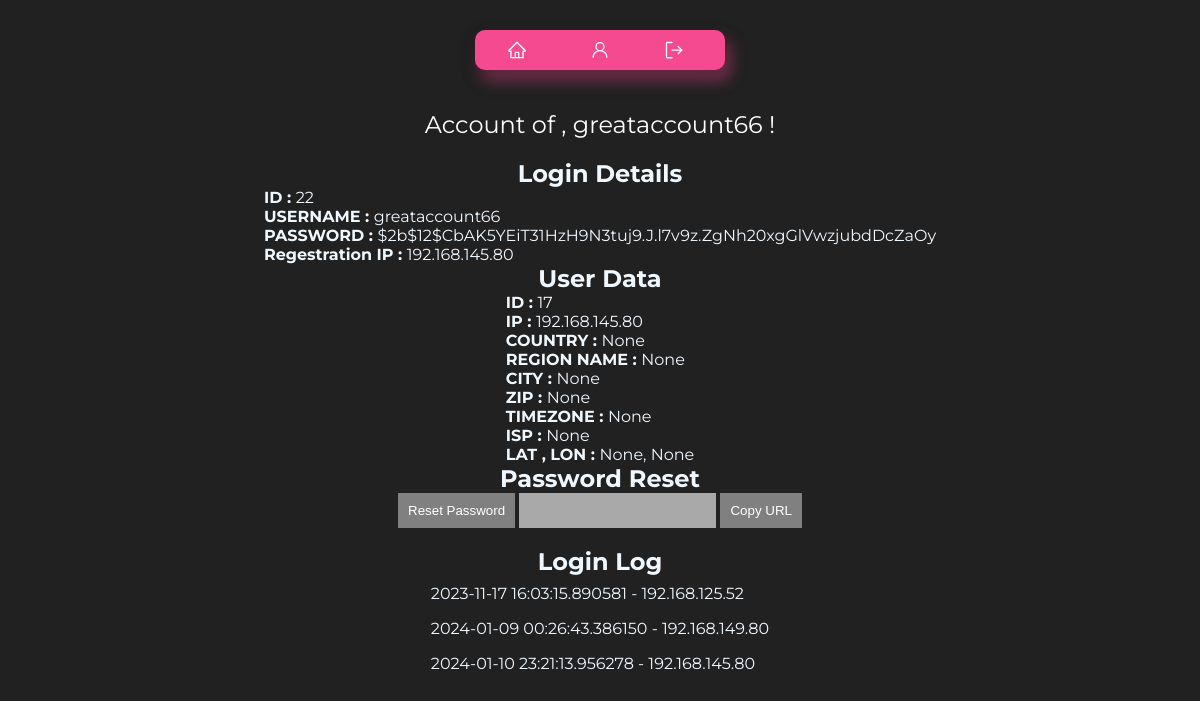
The page /greataccount66 (signed in) on the database its author committed.
### tables this page shows
CREATE TABLE users (
        id INTEGER PRIMARY KEY,
        username TEXT UNIQUE,
        password TEXT,
        ip TEXT
    );

CREATE TABLE userData (
        id INTEGER PRIMARY KEY,
        username TEXT,
        ip TEXT,
        country TEXT,
        regionname TEXT,
        city TEXT,
        zip TEXT, 
        lat TEXT,
        lon TEXT,
        timezone TEXT,
        isp TEXT
    );

CREATE TABLE loginLog (
        id INTEGER PRIMARY KEY,
        username TEXT,
        ip TEXT,
        timestamp TIMESTAMP DEFAULT CURRENT_TIMESTAMP
    );

### main.py (the view)
@app.route('/<string:username>', methods=['GET'])
def user(username):
    nonce = secrets.token_hex(8)
    if 'username' in session:
        logged_in_username = session['username']
        if logged_in_username == 'admin':
            csp_header['script-src'] = f"'self' 'nonce-{nonce}'"
            username = sanitize_input(username)
            liked_meals = get_liked_Meals_db(username)
            user_data = get_user_data(username)
            user_login_info = get_user(username)
            login_log = get_login_log(username)
            meal = [meal[2] for meal in liked_meals]
            return render_template('admin/user_details.html',
                       username=username,
                       loginDetails=user_login_info,
                       liked_meal_ids=meal,  # Pass the likedMeals data
                       loginLog=login_log,
                       userData=user_data,
                       nonce=nonce)
        return redirect(url_for('account'))  # HTTP 403 Forbidden for non-admin users
    else:
        return redirect(url_for('login'))

### main.py (called while the page is built)
@app.after_request
def set_csp_header(response):
    csp_value = '; '.join([f"{key} {value}" for key, value in csp_header.items()])
    response.headers['Content-Security-Policy'] = csp_value
    return response

@app.after_request
def add_security_headers(response):
    response.headers['X-Frame-Options'] = 'SAMEORIGIN'
    return response

@app.after_request
def add_hsts_header(response):
    response.headers['Strict-Transport-Security'] = 'max-age=31536000; includeSubDomains; preload'
    return response

@app.after_request
def add_content_type_header(response):
    response.headers['X-Content-Type-Options'] = 'nosniff'
    return response

### scripts/check_input.py (called while the page is built)
def sanitize_input(input_string):
    sanitized_input = input_string.strip()
    sanitized_input = re.sub(r'[(;\'"\\)]', '', sanitized_input)
    return sanitized_input

### scripts/db.py (called while the page is built)
def connect():
    conn = sqlite3.connect('database/testdb.db')
    cursor = conn.cursor()
    return conn, cursor

def get_user(username):
    conn, cursor = connect()
    cursor.execute('SELECT * FROM users WHERE username = ?', (username,))
    user_data = cursor.fetchone()
    conn.close()
    if user_data:
        user_dict = {
            'id': user_data[0],
            'username': user_data[1],
            'password': user_data[2],
            'ip': user_data[3]
        }
        return user_dict
    else:
        return None

def get_liked_Meals_db(username):
    conn, cursor = connect()
    cursor.execute('SELECT * FROM likedMeals WHERE username = ?', (username,))
    user_liked_meals = cursor.fetchall()
    conn.commit()
    conn.close()
    return user_liked_meals

def get_user_data(username):
    conn, cursor = connect()
    cursor.execute('''
        SELECT * FROM userData
        WHERE username = ?
        AND id = (SELECT MAX(id) FROM userData WHERE username = ?)
    ''', (username, username))
    user_data = cursor.fetchone()
    conn.close()
    if user_data:
        user_data_dict = {
            'id': user_data[0],
            'username': user_data[1],
            'ip': user_data[2],
            'country': user_data[3],
            'regionname': user_data[4],
            'city': user_data[5],
            'zip': user_data[6],
            'lat': user_data[7],
            'lon': user_data[8],
            'timezone': user_data[9],
            'isp': user_data[10]
        }
        return user_data_dict
    else:
        return None

### templates/admin/user_details.html (shortened to what this page needs)
<!DOCTYPE html>
<html lang="en">
<head>
  <link rel="stylesheet" type="text/css" href="{{ url_for('static', filename='css/account.css') }}">
  <link rel="stylesheet" type="text/css" href="{{ url_for('static', filename='css/template.css') }}" />
  <link rel="stylesheet" type="text/css" href="{{ url_for('static', filename='css/header.css') }}" />
</head>
<body>
  <header>
    <div class="button-container">
      <a class="button" href="/">
      </a>
      <a class="button" href="/admin/dashboard">
      </a>
      <a class="button" href="/logout">
      </a>
    </div>
  </header>
  <div class="user-data">
    <span>Account of , {{ username }} !</span>
  </div>
  <h2>Login Details</h2>
  <div>
    <p><b>ID : </b>{{ loginDetails.id }} <br></p>
    <p><b>USERNAME : </b>{{ loginDetails.username }} <br></p>
    <p><b>PASSWORD : </b>{{ loginDetails.password }} <br></p>
    <p><b>Regestration IP : </b>{{ loginDetails.ip }} <br></p>
  </div>
  <h2>User Data</h2>
  <div>
    <p><b>ID : </b>{{ userData.id }}<br></p>
    <p><b>IP : </b>{{ userData.ip }}<br></p>
    <p><b>COUNTRY : </b>{{ userData.country }}<br></p>
    <p><b>REGION NAME : </b>{{ userData.regionname }}<br></p>
    <p><b>CITY : </b>{{ userData.city }}<br></p>
    <p><b>ZIP : </b>{{ userData.zip }}<br></p>
    <p><b>TIMEZONE : </b>{{ userData.timezone }}<br></p>
    <p><b>ISP : </b>{{ userData.isp }}<br></p>
    <p><b>LAT , LON : </b> {{ userData.lat }}, {{ userData.lon }}<br></p>
  </div>
  <h2>Password Reset</h2>
  <div>
    <button id="resetButton" nonce="{{ nonce }}"
      style="background: gray; border: none; outline: none; padding: 10px; cursor: pointer; color: white;">Reset
      Password</button>
    <input type="text" id="resetUrlField" value="" readonly
      style="background: darkgray; border: none; outline: none; padding: 10px; color: white;">
    <button id="copyUrlButton" nonce="{{ nonce }}"
      style="background: gray; border: none; outline: none; padding: 10px; cursor: pointer; color: white;">Copy
      URL</button>
  </div>
  <br>
  <h2>Login Log</h2>
  <ul>
    {% for log in loginLog %}
    <ul style="padding: 8px;">{{ log.timestamp }} - {{ log.ip }}</ul>
    {% endfor %}
  </ul>
</body>
</html>

### static/css/account.css (style rules this page uses)
header { display: flex; justify-content: space-evenly; flex-direction: row; }
.user-data { padding: 20px; display: flex; justify-content: center; align-items: center; }
.user-data span { font-size: 24px; }
h1, span { color: white; }

### static/css/template.css (style rules this page uses)
* { padding: 0; margin: 0; box-sizing: border-box; }
body { padding: 10px; display: flex; flex-direction: column; justify-content: center; align-items: center; background-color: #212121; color: aliceblue; font-family: Montserrat, serif; }

### static/css/header.css (style rules this page uses)
header { padding: 20px; display: flex; justify-content: center; align-items: center; }
.button-container { display: flex; background-color: rgba(245, 73, 144); width: 250px; height: 40px; align-items: center; justify-content: space-around; border-radius: 10px; box-shadow: rgba(0, 0, 0, 0.35) 0px 5px 15px, rgba(245, 73, 144, 0.5) 5px 10px 15px; }
.button { outline: 0 !important; border: 0 !important; width: 40px; height: 40px; border-radius: 50%; background-color: transparent; display: flex; align-items: center; justify-content: center; color: #fff; transition: all ease-in-out 0.3s; cursor: pointer; }
.icon { font-size: 20px; }

### rows shown on the page
users: id "22", username "greataccount66", password "$2b$12$CbAK5YEiT31HzH9N3tuj9.J.l7v9z.ZgNh20xgGlVwzjubdDcZaOy", ip "192.168.145.80"
userData: id "17", ip "192.168.145.80"
loginLog: timestamp "2023-11-17 16:03:15.890581", ip "192.168.125.52"
loginLog: timestamp "2024-01-09 00:26:43.386150", ip "192.168.149.80"
loginLog: timestamp "2024-01-10 23:21:13.956278", ip "192.168.145.80"

### other values the page prints
{{ username }} "greataccount66"
{{ userData.country }} "None"
{{ userData.regionname }} "None"
{{ userData.city }} "None"
{{ userData.zip }} "None"
{{ userData.timezone }} "None"
{{ userData.isp }} "None"
{{ userData.lat }} "None"
{{ userData.lon }} "None"
